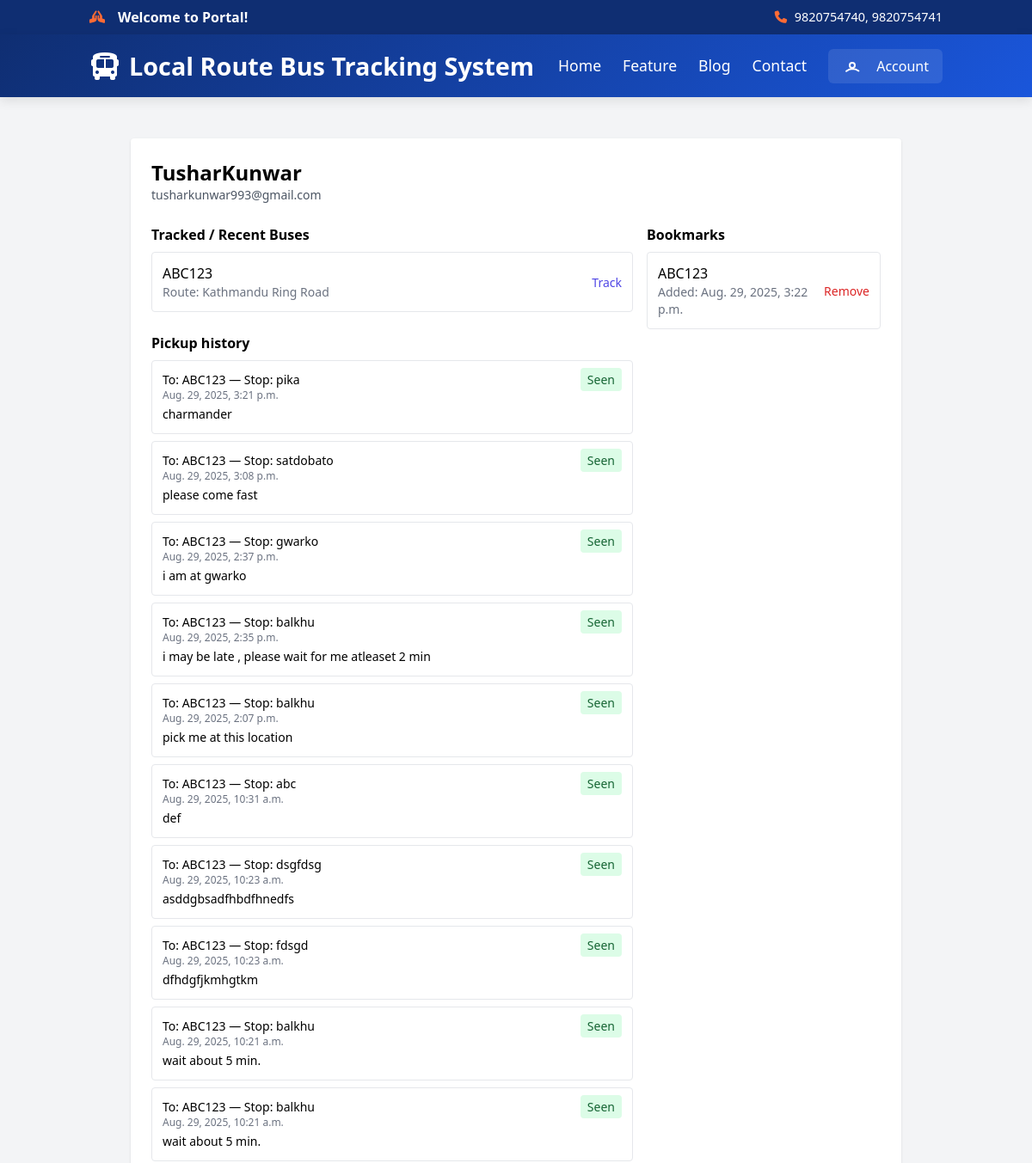
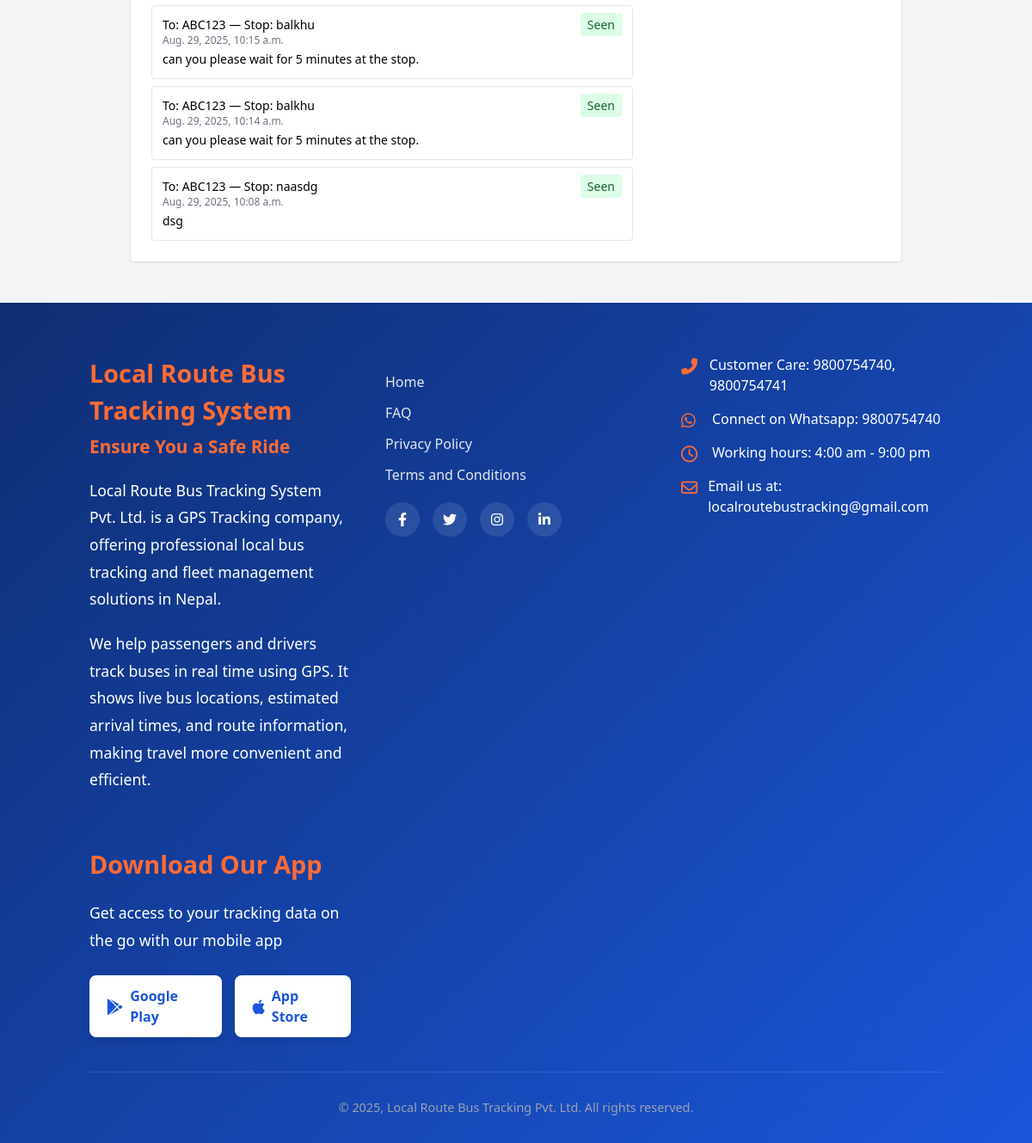
The app's page /user/profile/3/ with its own data (2 pictures, top to bottom).
### core/models.py (models this page shows, shortened)
class Bus(models.Model):
    number_plate = models.CharField(max_length=50)
    total_seats = models.PositiveIntegerField(default=25)
    driver = models.ForeignKey(Driver, on_delete=models.CASCADE, related_name='buses')
    current_lat = models.FloatField(null=True, blank=True)
    current_lng = models.FloatField(null=True, blank=True)

class BusRoute(models.Model):
    name = models.CharField(max_length=100)
    bus = models.OneToOneField(Bus, on_delete=models.CASCADE, related_name='route', null=True, blank=True)
    driver = models.ForeignKey(
        Driver, on_delete=models.CASCADE, related_name='routes')
    stops = models.TextField(
        help_text='Comma-separated stops (e.g., "Stop1,Stop2,Stop3")')
    is_active = models.BooleanField(default=False)

class PickupRequest(models.Model):
    STATUS_PENDING = 'pending'
    STATUS_ACK = 'acknowledged'
    STATUS_REJECTED = 'rejected'
    STATUS_CHOICES = [
        (STATUS_PENDING, 'Pending'),
        (STATUS_ACK, 'Acknowledged'),
        (STATUS_REJECTED, 'Rejected'),
    ]
    user = models.ForeignKey('auth.User', on_delete=models.CASCADE, related_name='pickup_requests')
    bus = models.ForeignKey(Bus, on_delete=models.CASCADE, related_name='pickup_requests')
    stop = models.CharField(max_length=255)
    message = models.TextField(blank=True)
    status = models.CharField(max_length=20, choices=STATUS_CHOICES, default=STATUS_PENDING)
    created_at = models.DateTimeField(auto_now_add=True)
    seen_by_driver = models.BooleanField(default=False)

class Bookmark(models.Model):
    user = models.ForeignKey('auth.User', on_delete=models.CASCADE, related_name='bookmarks')
    bus = models.ForeignKey(Bus, on_delete=models.CASCADE, related_name='bookmarks')
    created_at = models.DateTimeField(auto_now_add=True)
    class Meta:
        unique_together = ('user', 'bus')

### core/views.py (the view)
# urls.py: path('user/profile/<int:user_id>/', views.user_profile, name='user_profile'),
def user_profile(request, user_id):
    try:
        profile_user = User.objects.get(id=user_id)
        pickups = PickupRequest.objects.filter(user=profile_user).order_by('-created_at')[:200]
        bookmarks = Bookmark.objects.filter(user=profile_user).select_related('bus').order_by('-created_at')[:200]
        tracked = []
        seen = set()
        for p in pickups:
            if p.bus and p.bus.id not in seen:
                tracked.append(p.bus)
                seen.add(p.bus.id)
        for b in bookmarks:
            if b.bus and b.bus.id not in seen:
                tracked.append(b.bus)
                seen.add(b.bus.id)
        context = {
            'profile_user': profile_user,
            'pickups': pickups,
            'bookmarks': bookmarks,
            'tracked_buses': tracked,
        }
        return render(request, 'user/profile.html', context)
    except User.DoesNotExist:
        return render(request, 'user/profile.html', {'profile_user': None})

### core/templates/user/profile.html (shortened to what this page needs)
{% extends 'base.html' %}
{% block content %}
  {% if profile_user %}
    <div class="max-w-4xl mx-auto py-8">
      <div class="bg-white shadow rounded p-6">
        <div class="flex items-center justify-between">
          <div>
            <h2 class="text-2xl font-semibold">{{ profile_user.username }}</h2>
            <p class="text-sm text-gray-600">{{ profile_user.email }}</p>
          </div>
        </div>
        <div class="mt-6 grid grid-cols-1 md:grid-cols-3 gap-4">
          <div class="md:col-span-2">
            <h3 class="font-semibold mb-2">Tracked / Recent Buses</h3>
            {% if tracked_buses %}
              <ul class="space-y-2">
                {% for bus in tracked_buses %}
                  <li class="p-3 border rounded flex items-center justify-between">
                    <div>
                      <div class="font-medium">{{ bus.number_plate }}</div>
                      <div class="text-sm text-gray-500">Route: {% if bus.route %}{{ bus.route.name }}{% else %}&mdash;{% endif %}</div>
                    </div>
                    <div>
                      <a href="{% url 'track_bus' bus.id %}" class="text-indigo-600 text-sm">Track</a>
                    </div>
                  </li>
                {% endfor %}
              </ul>
            {% else %}
              <p class="text-sm text-gray-500">No recent tracked buses.</p>
            {% endif %}
            <h3 class="font-semibold mt-6 mb-2">Pickup history</h3>
            {% if pickups %}
              <ul class="space-y-2">
                {% for p in pickups %}
                  <li class="p-3 border rounded">
                    <div class="flex justify-between">
                      <div>
                        <div class="text-sm">To: {% if p.bus %}{{ p.bus.number_plate }}{% else %}&mdash;{% endif %} — Stop: {{ p.stop }}</div>
                        <div class="text-xs text-gray-500">{{ p.created_at }}</div>
                        <div class="mt-1 text-sm">{{ p.message }}</div>
                      </div>
                      <div class="text-sm">
                        <span class="px-2 py-1 rounded {% if p.seen_by_driver %}bg-green-100 text-green-800{% else %}bg-yellow-100 text-yellow-800{% endif %}">{% if p.seen_by_driver %}Seen{% else %}Unseen{% endif %}</span>
                      </div>
                    </div>
                  </li>
                {% endfor %}
              </ul>
            {% else %}
              <p class="text-sm text-gray-500">No pickup history.</p>
            {% endif %}
          </div>
          <div>
            <h3 class="font-semibold mb-2">Bookmarks</h3>
            {% if bookmarks %}
              <ul class="space-y-2">
                {% for b in bookmarks %}
                  <li class="p-3 border rounded flex items-center justify-between">
                    <div>
                      <div class="font-medium">{% if b.bus %}{{ b.bus.number_plate }}{% else %}&mdash;{% endif %}</div>
                      <div class="text-sm text-gray-500">Added: {{ b.created_at }}</div>
                    </div>
                    <div>
                      <button data-bus-id="{{ b.bus.id }}" class="remove-bookmark text-sm text-red-600">Remove</button>
                    </div>
                  </li>
                {% endfor %}
              </ul>
            {% else %}
              <p class="text-sm text-gray-500">No bookmarks yet.</p>
            {% endif %}
          </div>
        </div>
      </div>
    </div>
  {% else %}
    <div class="p-6">User not found.</div>
  {% endif %}
{% endblock %}

### core/templates/base.html (style rules this page uses)
:root { --primary: #1a56db; --secondary: #0f2e72; --accent: #ff6b35; --light: #f3f4f6; --dark: #1f2937; }

### records on screen
Bus: number_plate "ABC123", route.name "Kathmandu Ring Road"
PickupRequest: bus.number_plate "ABC123", stop "pika", created_at "Aug. 29, 2025, 3:21 p.m.", message "charmander", seen_by_driver "Seen"
PickupRequest: bus.number_plate "ABC123", stop "satdobato", created_at "Aug. 29, 2025, 3:08 p.m.", message "please come fast", seen_by_driver "Seen"
PickupRequest: bus.number_plate "ABC123", stop "gwarko", created_at "Aug. 29, 2025, 2:37 p.m.", message "i am at gwarko", seen_by_driver "Seen"
PickupRequest: bus.number_plate "ABC123", stop "balkhu", created_at "Aug. 29, 2025, 2:35 p.m.", message "i may be late , please wait for me atleaset 2 min", seen_by_driver "Seen"
PickupRequest: bus.number_plate "ABC123", stop "balkhu", created_at "Aug. 29, 2025, 2:07 p.m.", message "pick me at this location", seen_by_driver "Seen"
PickupRequest: bus.number_plate "ABC123", stop "abc", created_at "Aug. 29, 2025, 10:31 a.m.", message "def", seen_by_driver "Seen"
PickupRequest: bus.number_plate "ABC123", stop "dsgfdsg", created_at "Aug. 29, 2025, 10:23 a.m.", message "asddgbsadfhbdfhnedfs", seen_by_driver "Seen"
PickupRequest: bus.number_plate "ABC123", stop "fdsgd", created_at "Aug. 29, 2025, 10:23 a.m.", message "dfhdgfjkmhgtkm", seen_by_driver "Seen"
PickupRequest: bus.number_plate "ABC123", stop "balkhu", created_at "Aug. 29, 2025, 10:21 a.m.", message "wait about 5 min.", seen_by_driver "Seen"
PickupRequest: bus.number_plate "ABC123", stop "balkhu", created_at "Aug. 29, 2025, 10:21 a.m.", message "wait about 5 min.", seen_by_driver "Seen"
PickupRequest: bus.number_plate "ABC123", stop "balkhu", created_at "Aug. 29, 2025, 10:15 a.m.", message "can you please wait for 5 minutes at the stop.", seen_by_driver "Seen"
PickupRequest: bus.number_plate "ABC123", stop "balkhu", created_at "Aug. 29, 2025, 10:14 a.m.", message "can you please wait for 5 minutes at the stop.", seen_by_driver "Seen"
PickupRequest: bus.number_plate "ABC123", stop "naasdg", created_at "Aug. 29, 2025, 10:08 a.m.", message "dsg", seen_by_driver "Seen"
Bookmark: bus.number_plate "ABC123", created_at "Aug. 29, 2025, 3:22 p.m."

### other values on screen
{{ profile_user.username }} "TusharKunwar"
{{ profile_user.email }} "tusharkunwar993@gmail.com"
